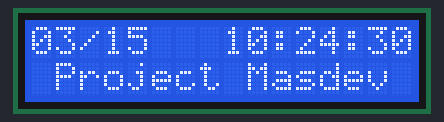
Recording of a sketch running on a simulated Arduino Uno, built with avr-gcc and run on an emulated ATmega328P. Shown: 16×2 character LCD. The local clock reads 2024-03-15 10:24:30 at power-on unless the sketch sets it.

Above: at 0.1 s.
At 7.1 s:
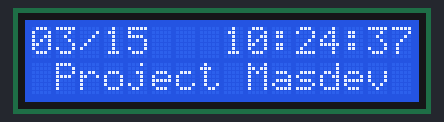
At 12.1 s:
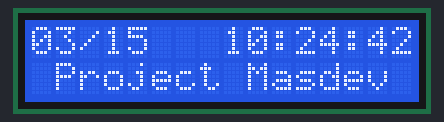
At 18.1 s:
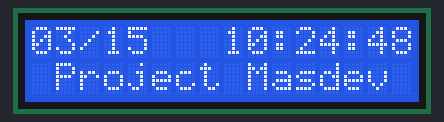
At 28.1 s:
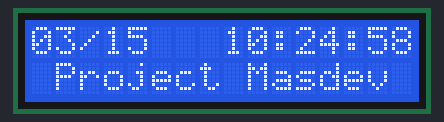
At 37.1 s:
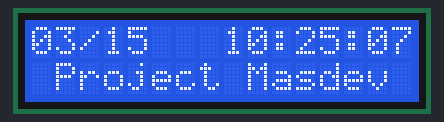

The sketch:

masdev_lcd_clock.ino
```cpp
// (licence header left out)
// -------------------------------------------------------------------------------
// Dependencies
// -------------------------------------------------------------------------------
// Adafruit Industries' real time clock library: https://github.com/adafruit/RTClib
// Adafruit Industries' LCD library: https://github.com/adafruit/LiquidCrystal
// -------------------------------------------------------------------------------
#include "Wire.h"
#include "RTClib.h"
#include "LiquidCrystal.h"

// -------------------------------------------------------------------------------
// Config Constants
// -------------------------------------------------------------------------------
#define LCD_I2C_ADDR 0
#define LCD_COLUMNS 16
#define LCD_ROWS 2

#define DATE_ROW 0
#define DATE_COL 0

#define TIME_ROW 0
#define TIME_COL 8

#define BANNER_ROW 1
#define BANNER_COL 1

// -------------------------------------------------------------------------------
// Modules
// -------------------------------------------------------------------------------
LiquidCrystal lcd(LCD_I2C_ADDR);
RTC_DS1307 rtc;

//! Setup and initialize.
void setup() {
  Wire.begin();

  // initialize the LCD
  lcd.begin(LCD_COLUMNS, LCD_ROWS);
  lcd.setBacklight(HIGH);
  lcd.clear();

  // initialize the RTC
  rtc.begin();
  if (!rtc.isrunning()) {
    // if this is the first time talking to the RTC,
    // set the time to the sketch compile time
    rtc.adjust(DateTime(__DATE__, __TIME__));
  }

  // print a banner
  lcd.setCursor(BANNER_COL, BANNER_ROW);
  lcd.print("Project Masdev");
}

//! Print a zero padded number to the LCD.
/*!
  Prints a number to the LCD, left padding to two digits using a zero if
  needed.

  \param value the value to print to the LCD
*/
void print_padded_digit(int value) {
  if (value < 10) {
    lcd.print('0');
  }
  lcd.print(value, DEC);
}

//! Print the month, day, and time to the LCD.
/*!
  Prints the date in mm/dd format and the time in HH:MM:SS to the LCD.

  \param now the current date and time
*/
void print_date_time(DateTime *now) {
  lcd.setCursor(DATE_COL, DATE_ROW);
  print_padded_digit(now->month());
  lcd.print('/');
  print_padded_digit(now->day());

  lcd.setCursor(TIME_COL, TIME_ROW);
  print_padded_digit(now->hour());
  lcd.print(':');
  print_padded_digit(now->minute());
  lcd.print(':');
  print_padded_digit(now->second());
}

//! Main execution loop.
void loop() {
  DateTime now = rtc.now();

  print_date_time(&now);

  delay(100);
}
```

Measured:
- what the display in image 1 shows lasts 1.1 s, from 7.0 s to 8.1 s
